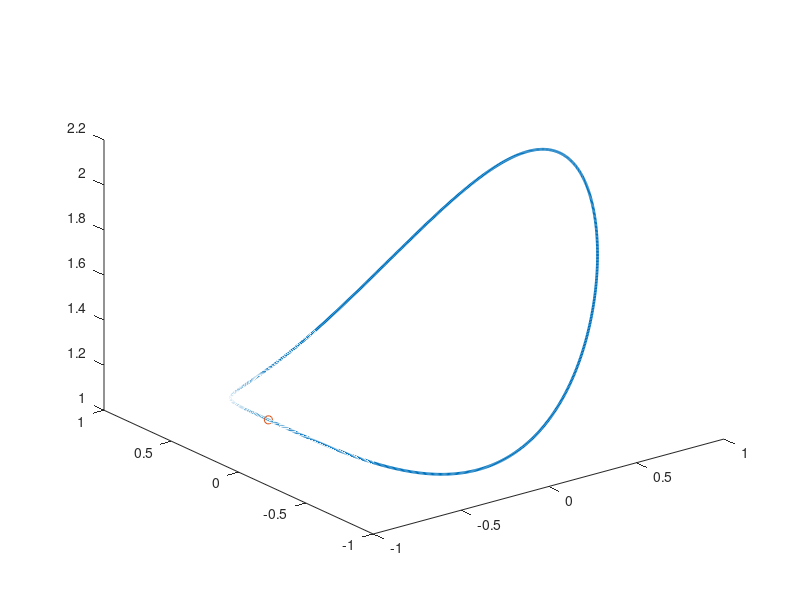

Recreate this plot in MATLAB. (Note: this script raises an error after producing the figure.)
clear; clc;

rr = 0.83;

% syms x
% eqn = exp(x) + 2*x == 0;
% solv = solve(eqn,x);
% x1so = -lambertw(0, 1/2);
% checkso = exp(x1so)+2*x1so
% x2sq = rr^2 - x1so^2;
% op1 = exp(x1so)-x2sq;
% op2 = exp(-1);


% plot figure
figure;

% x1 = linspace(-rr, rr, 100);
% x2 = linspace(-rr, rr, 100);
% [XX1, XX2] = meshgrid(x1, x2);
% Z = 1 + 0.45*exp(XX1) - 0.45*XX2.^2;
% surf(XX1, XX2, Z);
% hold on;
% xlabel('X1 axis');
% ylabel('X2 axis');
% zlabel('Z axis');
% colormap jet; 
% colorbar;
% shading interp;


t = linspace(0, 2*pi, 1000);
Xc1 = rr*sin(t);
Xc2 = rr*cos(t);
Zc  = 1 + 0.45*exp(Xc1) - 0.45*Xc2.^2;
plot3(Xc1, Xc2, Zc, 'LineWidth', 2);
hold on;


xdot11 = -rr;
xdot12 = 0;
Zdot1 = 1 + 0.45*exp(xdot11) - 0.45*xdot12.^2;
plot3(xdot11, xdot12, Zdot1, 'o'); 
hold on;

% this is the minimum point
xdot21 = -lambertw(0, 1/2);
xdot22 = -sqrt(rr^2 - xdot21^2);
Zdot2 = 1 + 0.45*exp(xdot21) - 0.45*xdot22.^2;
plot3(xdot21, xdot22, Zdot2, '*'); 
hold on;




a = 6; % 示例：a > pi
x = linspace(-a, a, 1000);
x(x == 0) = eps; % 避免除以0
f = sin(x) ./ x;
f(x == 0) = 1; % 补充定义

disp(['最小值: ', num2str(min(f))]);
disp(['最大值: ', num2str(max(f))]);

% 绘图
figure;
plot(x, f, 'b-', 'LineWidth', 1.5);
xlabel('x'); ylabel('sin(x)/x');
title('函数 sin(x)/x 在 [-a, a] 上的行为');
grid on;
